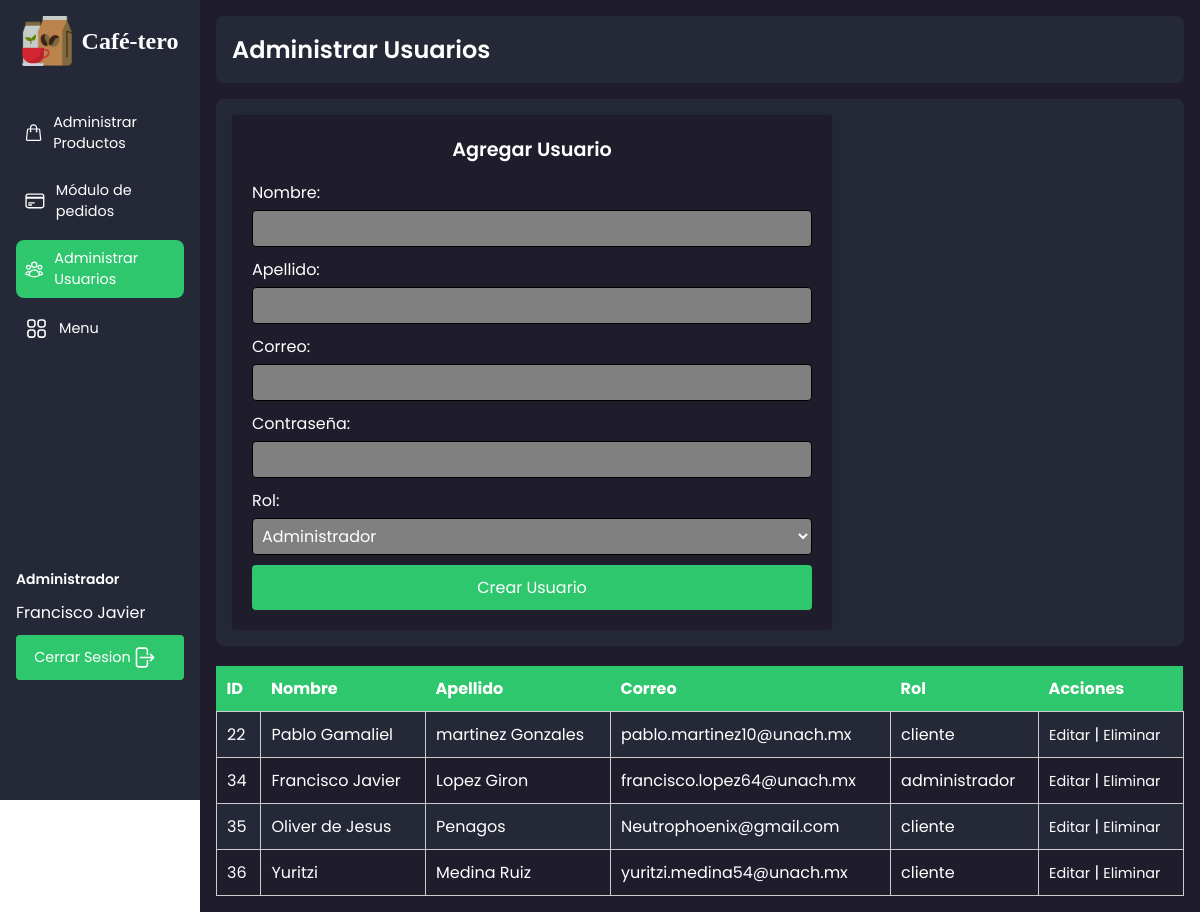
/View/Pages/admin_usuarios.php (signed in), run on the app's committed database.
### tables this page shows
CREATE TABLE `usuarios` (
  `idUsuario` int(11) NOT NULL,
  `nombre` varchar(255) NOT NULL,
  `apellido` varchar(255) NOT NULL,
  `correo` varchar(255) NOT NULL,
  `clave` varchar(255) NOT NULL,
  `idRol` int(11) NOT NULL
);

CREATE TABLE `roles` (
  `idRol` int(11) NOT NULL,
  `nombre` varchar(255) NOT NULL
);

### View/Pages/admin_usuarios.php (the view, shortened to what this page needs)
<!DOCTYPE html>
<html lang="es">
<head>
    <link rel="stylesheet" href="../Css/admin_usuarios.css">
</head>
<body>
    <div class="app">
    <sidebar>
            <div class="logo">
                <img src="../images/logo-index.png" alt="logo" width="50">
                <h4>Café-tero</h4>
            </div>
            <nav>
                <ul>
                    <li>
                        <a href="admin_productos.php">Administrar Productos</a>
                    </li>
                    <li>
                        <a href="modulo_pedidos.php" >Módulo de pedidos</a>
                    </li>
                    <li class="active">
                        <a href="admin_usuarios.php" style="color: #fff;">Administrar Usuarios</a>
                    </li>
                    <li>
                        <a href="menu.php">Menu</a>
                    </li>
                </ul>
            </nav>
            <div class="user form">
                <?php
                    if (isset ($_SESSION['usuario_nombre'])) {
                        echo '<div class="admin-title">Administrador</div>';
                        echo '<div class="user-info">';
                        echo '<div class="user-name">' . $_SESSION['usuario_nombre'] . '</div>';
                        echo '<a href="../../Controller/logout.php" class="logout-button">Cerrar Sesion
                            <svg xmlns="http://www.w3.org/2000/svg" fill="none" viewBox="0 0 24 24" stroke-width="1.5" stroke="white" width="25">
                                <path stroke-linecap="round" stroke-linejoin="round" d="M15.75 9V5.25A2.25 2.25 0 0013.5 3h-6a2.25 2.25 0 00-2.25 2.25v13.5A2.25 2.25 0 007.5 21h6a2.25 2.25 0 002.25-2.25V15m3 0l3-3m0 0l-3-3m3 3H9" />
                            </svg>
                        </a>';
                        echo '</div>';
                    }
                ?>
            </div>
        </sidebar>
        <div class="app-container">
            <div class="title">
                <h1>Administrar Usuarios</h1>
            </div>
            <div class="form-container">
                <div class="forms">
                    <form action="../../Controller/alta_usuario.php" method="post" class="form">
                        <h3 class="form-title">Agregar Usuario</h3>
                        <label for="nombre" class="form-label">Nombre:</label>
                        <input type="text" id="nombre" name="nombre" class="form-input" required>
                        <label for="apellido" class="form-label">Apellido:</label>
                        <input type="text" id="apellido" name="apellido" class="form-input" required>
                        <label for="correo" class="form-label">Correo:</label>
                        <input type="email" id="correo" name="correo" class="form-input" required>
                        <label for="clave" class="form-label">Contraseña:</label>
                        <input type="password" id="clave" name="clave" class="form-input" required>
                        <label for="rol" class="form-label">Rol:</label>
                        <select id="rol" name="rol" class="form-input" required>
                            <option value="1">Administrador</option>
                        </select>
                        <input type="submit" value="Crear Usuario" class="form-submit">
                    </form>
                </div>
            </div>
            <?php
                    $db = new DB();
                    $pdo = $db->connect();
                    $stmt = $pdo->prepare("SELECT usuarios.idUsuario, usuarios.nombre, usuarios.apellido, usuarios.correo, roles.nombre AS rol FROM usuarios INNER JOIN roles ON usuarios.idRol = roles.idRol");
                    $stmt->execute();
                    if ($stmt->rowCount() > 0) {
                        echo "<table>";
                        echo "<tr><th>ID</th><th>Nombre</th><th>Apellido</th><th>Correo</th><th>Rol</th><th>Acciones</th></tr>";
                        while($row = $stmt->fetch()) {
                            echo "<tr>";
                            echo "<td>" . $row["idUsuario"] . "</td>";
                            echo "<td>" . $row["nombre"] . "</td>";
                            echo "<td>" . $row["apellido"] . "</td>";
                            echo "<td>" . $row["correo"] . "</td>";
                            echo "<td>" . $row["rol"] . "</td>";
                            echo "<td><a href='#' onclick='editarUsuario(\"" . $row["idUsuario"] . "\", \"" . $row["nombre"] . "\", \"" . $row["apellido"] . "\", \"" . $row["correo"] . "\", \"" . $row["rol"] . "\")'>Editar</a> | <a href='#' onclick='confirmarEliminar(" . $row["idUsuario"] . ")'>Eliminar</a></td>";
                            echo "</tr>";
                        }
                        echo "</table>";
                    } else {
                        echo "No hay usuarios.";
                    }
                ?>
        </div>
    </div>
</body>
</html>

### View/Css/admin_usuarios.css (style rules this page uses)
* { margin: 0; padding: 0; box-sizing: border-box; font-family: 'Poppins', sans-serif; }
html { scroll-behavior: smooth; }
ul { margin-top: 38px; list-style: none; }
a { text-decoration: none; color: #fff; font-size: 0.9rem; }
.app { display: grid; grid-template-columns: 0.2fr 1fr; grid-template-rows: 1fr; }
.app sidebar { background-color: #252836; color: #fff; padding: 1rem; width: 100%; height: 100vh; position: sticky; top: 0; }
.app sidebar .logo { display: flex; align-items: center; justify-content: center; }
.app sidebar .logo h4 { font-family: 'Subjectivity-Regular'; font-size: 1.5rem; font-weight: 600; color: #fff; margin-left: 10px; }
.app sidebar nav { margin-top: 2rem; }
.app sidebar ul li { margin-bottom: 10px; padding: 0.5rem; border-radius: 8px; display: flex; align-items: center; justify-content: flex-start; transition: background-color 0.3s ease; }
.app sidebar ul li a { margin-left: 10px; }
.active { background-color: #2EC76D; color: #fff; }
.app-container { padding: 1rem; background-color: #1F1D2B; }
.app-container .title { padding: 1rem; background-color: #252836; border-radius: 8px; }
.app-container .title h1 { font-size: 1.5rem; font-weight: 600; color: #fff; }
.app-container .form-container { margin-top: 1rem; padding: 1rem; background-color: #252836; border-radius: 8px; }
.app-container .form-container h3 { font-size: 1.2rem; font-weight: 600; margin-bottom: 1rem; }
.forms { display: flex; }
.forms .form { width: 100%; max-width: 600px; padding: 20px; background-color: #1F1D2B; border-radius: 4px; box-shadow: 0 0 10px rgba(0,0,0,0.1); }
.form-title { margin-bottom: 20px; text-align: center; font-size: 24px; color: #fff; }
.form-label { display: block; margin-bottom: 5px; font-size: 16px; color: #fff; }
.form-input { display: block; width: 100%; padding: 5px; margin-bottom: 10px; font-size: 16px; border: 1px solid #000000; border-radius: 4px; color: #fff; background-color: hsl(0, 0%, 50%); }
.form-submit { display: block; width: 100%; padding: 10px; font-size: 16px; color: #fff; background-color: #2EC76D; border: none; border-radius: 4px; cursor: pointer; }
table { width: 100%; border-collapse: collapse; margin-top: 20px; }
th { background-color: #2EC76D; color: #fff; padding: 10px; text-align: left; }
td { padding: 10px; border: 1px solid #ccc; color: #fff; }
tr:nth-child(even) { background-color: #252836; }
.user { margin-top: 1rem; color: #fff; }
.admin-title { margin-top: 131%; font-size: 14px; color: #fff; margin-bottom: 10px; font-weight: 600; }
.user-name { margin-right: 10px; font-size: 16px; color: #fff; margin-bottom: 10px; }
.logout-button { display: flex; color: #fff; background-color: #2EC76D; padding: 10px; border-radius: 4px; text-decoration: none; width: 100%; align-items: center; justify-content: center; }
.logout-button > svg { margin-right: 10px; }

### data on the page
usuarios: idUsuario "22", nombre "Pablo Gamaliel", apellido "martinez Gonzales", correo "pablo.martinez10@unach.mx", idRol.nombre "cliente"
usuarios: idUsuario "34", nombre "Francisco Javier", apellido "Lopez Giron", correo "francisco.lopez64@unach.mx", idRol.nombre "administrador"
usuarios: idUsuario "35", nombre "Oliver de Jesus", apellido "Penagos", correo "Neutrophoenix@gmail.com", idRol.nombre "cliente"
usuarios: idUsuario "36", nombre "Yuritzi", apellido "Medina Ruiz", correo "yuritzi.medina54@unach.mx", idRol.nombre "cliente"

### other printed values
$_SESSION['usuario_nombre'] "Francisco Javier"
